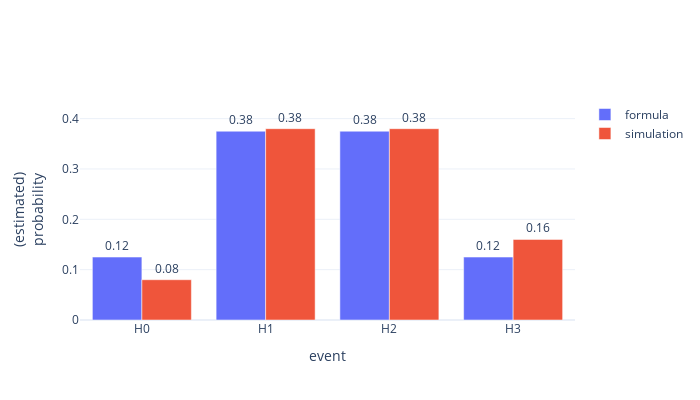

Notebook code for this chart:
### Markdown cell above
We can also show the empirically estimated probabilities side by side with the ones we computed analytically:

### Code cell
from util import plot_probability_comparison
    
p_head, n, num_experiments = 0.5, 3, 1000

plot_probability_comparison(event_probabilities_simulation, event_probabilities_from_formula)

### Figure 1 — Plotly figure (JSON) as saved in the notebook; plotly's stock layout.template omitted (floating-point values rounded to 4 significant figures)
{"data": [{"name": "formula", "text": ["0.12", "0.38", "0.38", "0.12"], "textposition": "outside", "type": "bar", "x": ["H0", "H1", "H2", "H3"], "y": [0.125, 0.375, 0.375, 0.125]}, {"name": "simulation", "text": ["0.08", "0.38", "0.38", "0.16"], "textposition": "outside", "type": "bar", "x": ["H0", "H1", "H2", "H3"], "y": [0.08, 0.38, 0.38, 0.16]}], "layout": {"barmode": "group", "height": 400, "showlegend": true, "width": 700, "xaxis": {"title": {"text": "event"}}, "yaxis": {"range": [0, 0.437], "title": {"text": "(estimated)<br>probability"}}}}
